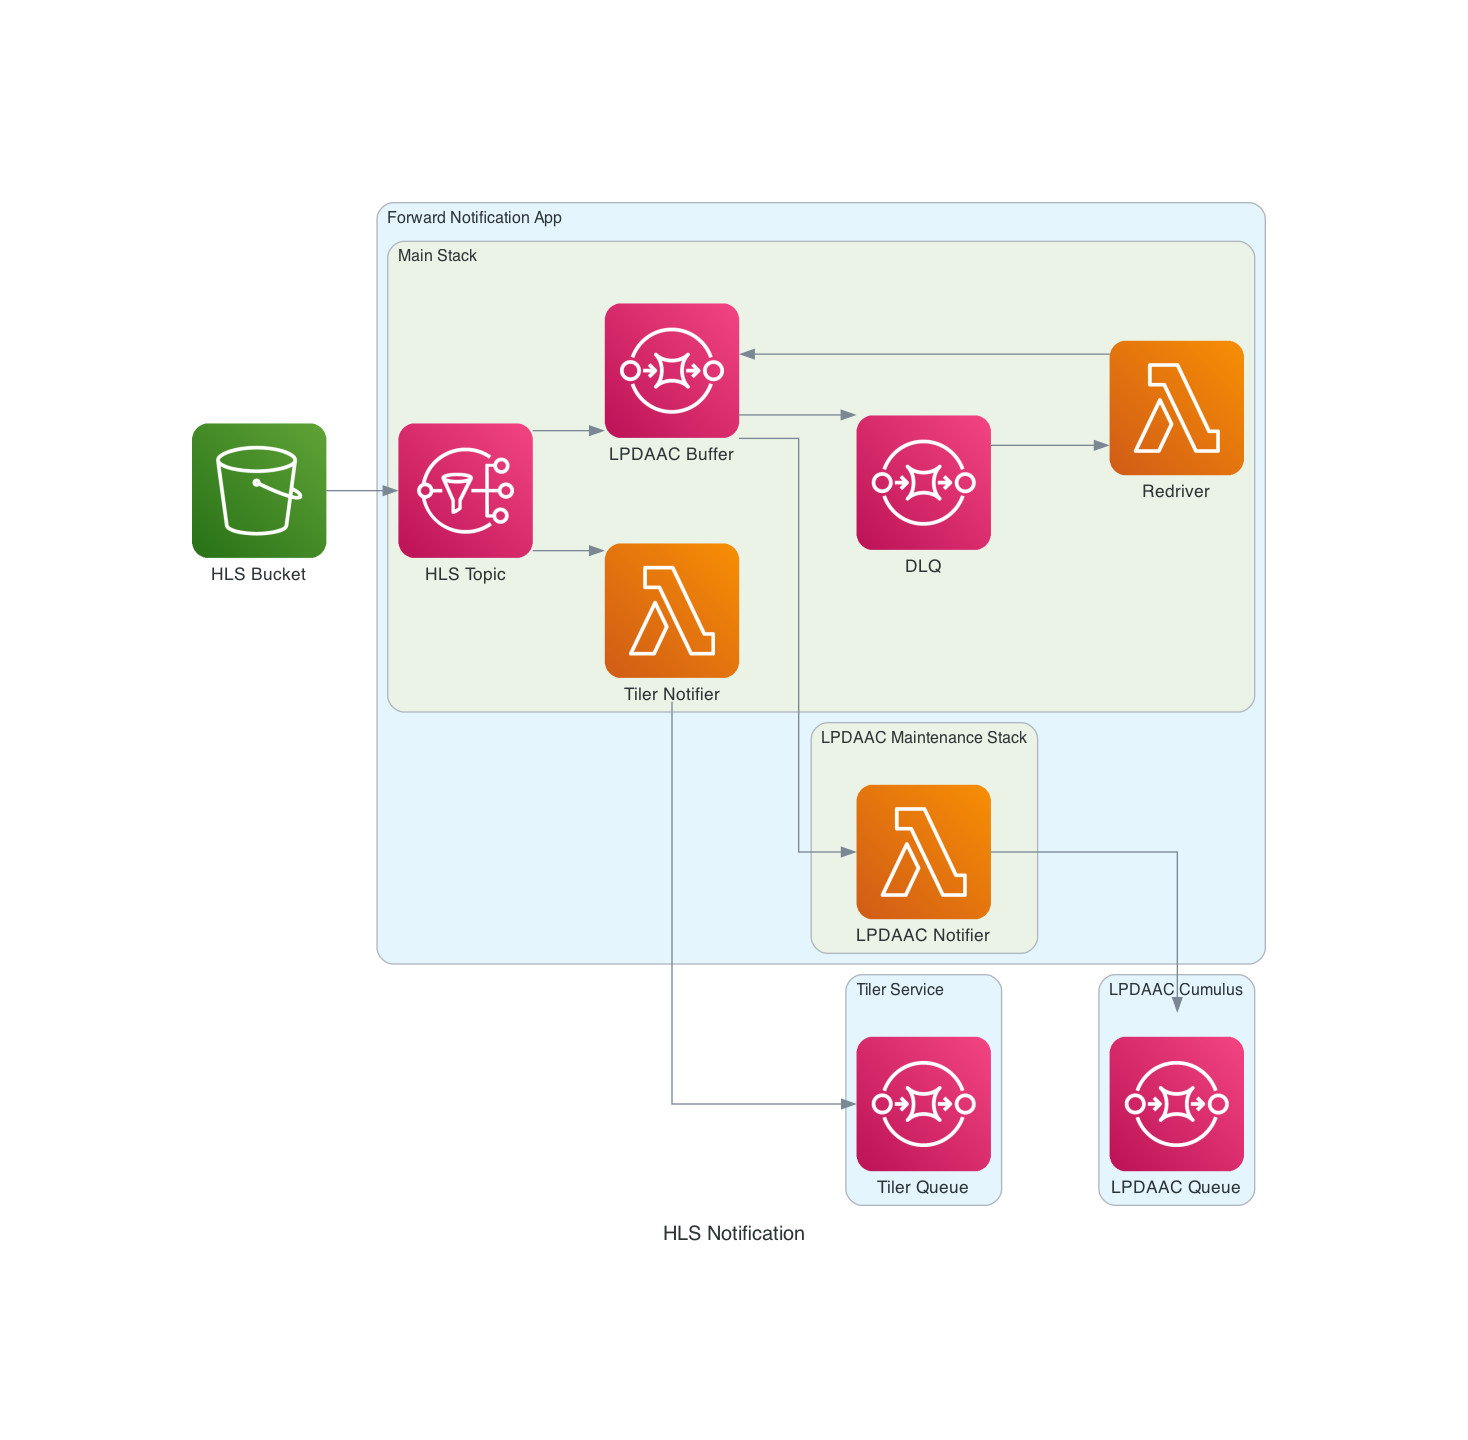

This figure's Python source:
from diagrams import Cluster, Diagram
from diagrams.aws.compute import Lambda
from diagrams.aws.integration import SNS, SQS
from diagrams.aws.storage import S3

with Diagram(
    "HLS Notification",
    show=False,
    filename="docs/architecture",
    outformat="png",
):
    hls_bucket = S3("HLS Bucket")

    with Cluster("Forward Notification App"):
        with Cluster("Main Stack"):
            hls_topic = SNS("HLS Topic")

            tiler_notifier = Lambda("Tiler Notifier")
            lpdaac_buffer_queue = SQS("LPDAAC Buffer")

            lpdaac_dlq = lpdaac_buffer_queue >> SQS("DLQ")
            lpdaac_redriver = lpdaac_dlq >> Lambda("Redriver")
            lpdaac_redriver >> lpdaac_buffer_queue  # type: ignore[reportUnusedExpression]

        with Cluster("LPDAAC Maintenance Stack"):
            lpdaac_handler = lpdaac_buffer_queue >> Lambda("LPDAAC Notifier")

    with Cluster("LPDAAC Cumulus"):
        lpdaac_handler >> SQS("LPDAAC Queue")  # type: ignore[reportUnusedExpression]

    with Cluster("Tiler Service"):
        tiler_notifier >> SQS("Tiler Queue")  # type: ignore[reportUnusedExpression]

    hls_bucket >> hls_topic >> [lpdaac_buffer_queue, tiler_notifier]  # type: ignore[reportUnusedExpression]
